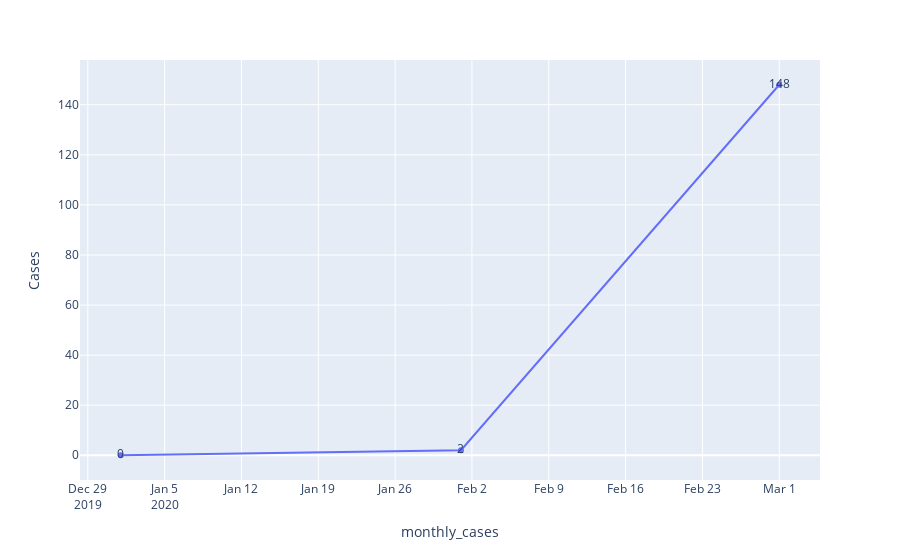

Write notebook code for a chart like this one.
### Code cell
px.line(allmonths,x="monthly_cases",y="Cases",text="Cases")

### Figure 1 — Plotly figure (JSON) as saved in the notebook; plotly's stock layout.template omitted (floating-point values rounded to 4 significant figures)
{"data": [{"hovertemplate": "monthly_cases=%{x}<br>Cases=%{text}<extra></extra>", "legendgroup": "", "line": {"color": "#636efa", "dash": "solid"}, "marker": {"symbol": "circle"}, "mode": "text+lines+markers", "name": "", "orientation": "v", "showlegend": false, "text": [0, 2, 148], "type": "scatter", "x": ["2020-01-01T00:00:00", "2020-02-01T00:00:00", "2020-03-01T00:00:00"], "xaxis": "x", "y": [0, 2, 148], "yaxis": "y"}], "layout": {"legend": {"tracegroupgap": 0}, "margin": {"t": 60}, "xaxis": {"anchor": "y", "domain": [0, 1], "title": {"text": "monthly_cases"}}, "yaxis": {"anchor": "x", "domain": [0, 1], "title": {"text": "Cases"}}}}
